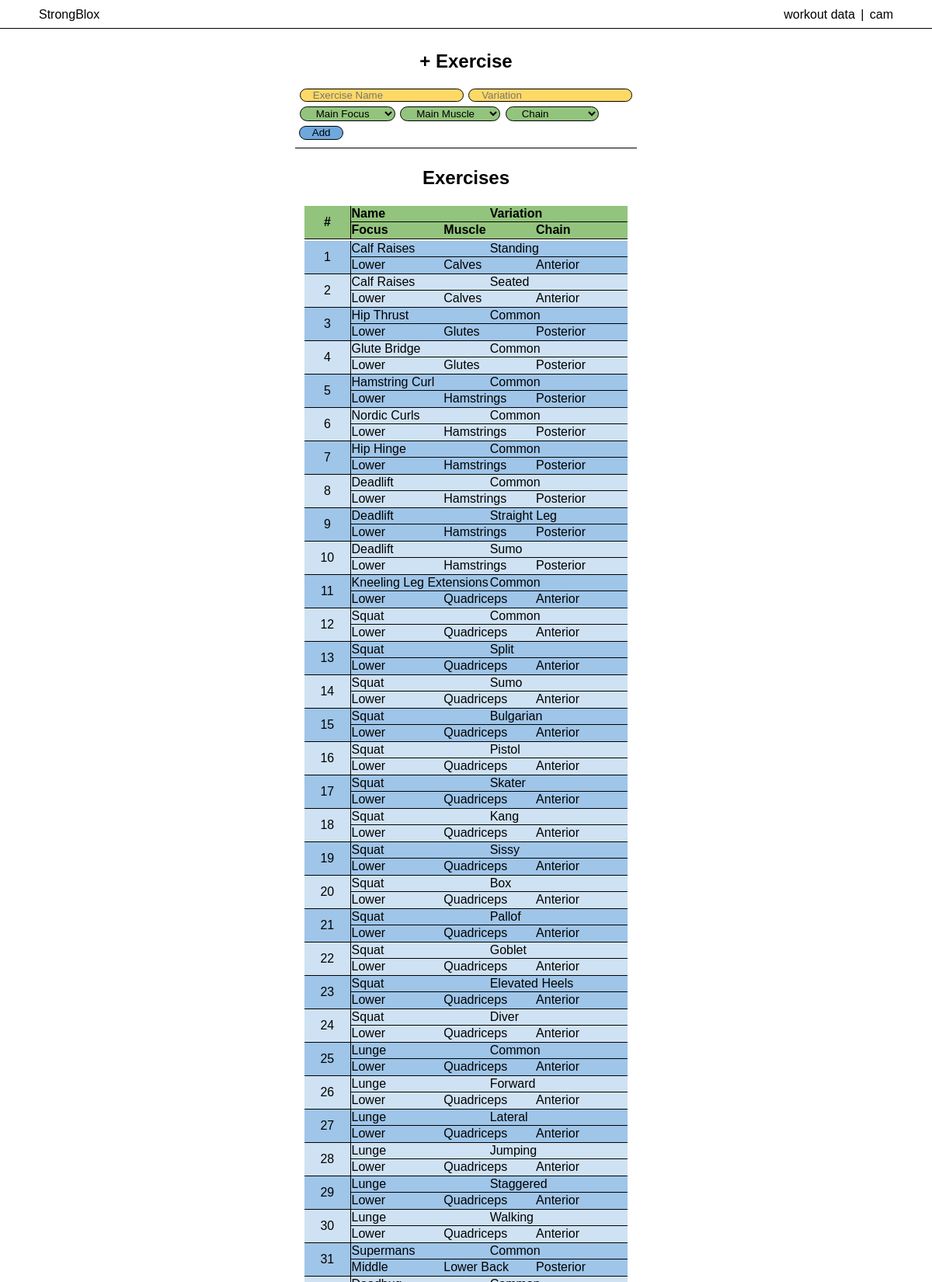
The page /exercises (signed in, upper part) on the database its author committed.
### tables this page shows
CREATE TABLE exercises (
        exercise_id INTEGER PRIMARY KEY,
        exercise TEXT NOT NULL,
        variation TEXT,
        focus TEXT,
        chain TEXT,
        muscle TEXT,
        user_id INTEGER
    );

### app.py (the view)
@app.route("/exercises", methods=["GET", "POST"])
@login_required
def exercises():
    if request.method == "POST":
        exercise = request.form.get("exercise")
        variation = request.form.get("variation")
        focus = request.form.get("focus")
        muscle = request.form.get("muscle")
        chain = request.form.get("chain")
        db = sqlite3.connect("workouts.db")
        cur = db.cursor()
        cur.execute("INSERT INTO exercises (exercise, variation, focus, muscle, chain, user_id) VALUES(?,?,?,?,?,?)",
                    (exercise, variation, focus, muscle, chain, session["user_id"]))
        db.commit()
        db.close()
        return redirect("/exercises")
    else:
        db = sqlite3.connect("workouts.db")
        db.row_factory = sqlite3.Row
        cur = db.cursor()
        cur.execute("SELECT muscle FROM muscles WHERE user_id IS NULL OR user_id = ?", (session["user_id"],))
        muscles = cur.fetchall()
        cur.execute("SELECT * FROM exercises WHERE user_id IS NULL OR user_id = ?", (session["user_id"],))
        exercises = cur.fetchall()
        return render_template("exercises.html", exercises=exercises, muscles=muscles, chains=CHAINS, focuses=FOCUSES, antirotations=ANTIROTATIONS)

### app.py (called while the page is built)
def login_required(f):
    @wraps(f)
    def decorated_function(*args, **kwargs):
        if session.get("user_id") is None:
            return redirect("/login")
        return f(*args, **kwargs)
    return decorated_function

@app.after_request
def after_request(response):
    response.headers["Cache-Control"] = "no-cache, no-store, must-revalidate"
    response.headers["Expires"] = 0
    response.headers["Pragma"] = "no-cache"
    return response

### templates/exercises.html (shortened to what this page needs)
{% extends "layout.html" %}
{% block body %}
    <div class="container">
        <div class="section interactive">
            <h2>+ Exercise</h2>
            <form method="post">
                <input autocomplete="off" autofocus name="exercise" placeholder="Exercise Name" type="text">
                <input autocomplete="off" autofocus name="variation" placeholder="Variation" type="text">
                <br>
                <select name="focus">
                    <option disabled selected>Main Focus</option>
                </select>
                <select name="muscle">
                    <option disabled selected>Main Muscle</option>
                </select>
                <select name="chain">
                    <option disabled selected>Chain</option>
                </select>
                <br>
                <input class="lists" type="submit" value="Add">
            </form>
        </div>
        <div class="section data">
            <h2>Exercises</h2>
            <table id="table-exercises">
                <thead>
                    <tr>
                        <th class="table-ex-id">#</th>
                        <th class="table-ex-name">Name</th>
                        <th class="table-ex-variation">Variation</th>
                        <th class="table-ex-focus">Focus</th>
                        <th class="table-ex-muscle">Muscle</th>
                        <th class="table-ex-chain">Chain</th>
                    </tr>
                </thead>
                <tbody>
                    {% for exercise in exercises %}
                        <tr>
                            <td class="table-ex-id">{{ exercise.exercise_id }}</td>
                            <td class="table-ex-name">{{ exercise.exercise }}</td>
                            <td class="table-ex-variation">{{ exercise.variation }}</td>
                            <td class="table-ex-focus">{{ exercise.focus }}</td>
                            <td class="table-ex-muscle">{{ exercise.muscle }}</td>
                            <td class="table-ex-chain">{{ exercise.chain }}</td>
                        </tr>
                    {% endfor %}
                </tbody>
            </table>
        </div>
    </div>
{% endblock %}

### static/styles.css (style rules this page uses)
* { font-family: 'Trebuchet MS', sans-serif; }
h2 { text-align: center; }
.container { margin-bottom: 50px; padding-bottom: 10px; position: fixed; width: 100%; overflow: auto; top: 40px; bottom: 0px; z-index: -1; left: 50%; transform: translateX(-50%); }
.section { padding: 5px; margin-left: auto; margin-right: auto; width: fit-content; }
.interactive { background-color: white; border-bottom: 1px solid black; }
.data { background-color: white; }
select { background-color: #93c47d; color: black; border: 1px solid black; border-radius: 12px; padding: .01em 16px; margin: 1px; margin-bottom: 5px; }
input { background-color: #ffd966; color: black; border: 1px solid black; border-radius: 12px; padding: .01em 16px; margin: 1px; margin-bottom: 5px; }
#table-exercises th { text-align: left; background-color: #93c47d; }
#table-exercises tbody > tr:nth-child(even) { background-color: #cfe2f3; }
#table-exercises tbody > tr:nth-child(odd) { background-color: #9fc5e8; }
#table-exercises tr { display: grid; grid-template-areas: "id na na na va va va" "id fo fo mu mu ch ch"; grid-template-columns: repeat(7, 1fr); grid-template-rows: repeat(2, 1fr); border-bottom: 1px solid black; }
.table-ex-id { grid-area: id; display: grid; place-items: center center; border-right: 1px solid black; }
.table-ex-name { grid-area: na; border-bottom: 1px solid black; }
.table-ex-variation { grid-area: va; border-bottom: 1px solid black; }
.table-ex-focus { grid-area: fo; }
.table-ex-muscle { grid-area: mu; }
.table-ex-chain { grid-area: ch; }
.lists { margin-left: auto; margin-right: auto; width: fit-content; background-color: #6fa8dc; }

### rows shown on the page
exercises: exercise_id "1", exercise "Calf Raises", variation "Standing", focus "Lower", muscle "Calves", chain "Anterior"
exercises: exercise_id "2", exercise "Calf Raises", variation "Seated", focus "Lower", muscle "Calves", chain "Anterior"
exercises: exercise_id "3", exercise "Hip Thrust", variation "Common", focus "Lower", muscle "Glutes", chain "Posterior"
exercises: exercise_id "4", exercise "Glute Bridge", variation "Common", focus "Lower", muscle "Glutes", chain "Posterior"
exercises: exercise_id "5", exercise "Hamstring Curl", variation "Common", focus "Lower", muscle "Hamstrings", chain "Posterior"
exercises: exercise_id "6", exercise "Nordic Curls", variation "Common", focus "Lower", muscle "Hamstrings", chain "Posterior"
exercises: exercise_id "7", exercise "Hip Hinge", variation "Common", focus "Lower", muscle "Hamstrings", chain "Posterior"
exercises: exercise_id "8", exercise "Deadlift", variation "Common", focus "Lower", muscle "Hamstrings", chain "Posterior"
exercises: exercise_id "9", exercise "Deadlift", variation "Straight Leg", focus "Lower", muscle "Hamstrings", chain "Posterior"
exercises: exercise_id "10", exercise "Deadlift", variation "Sumo", focus "Lower", muscle "Hamstrings", chain "Posterior"
exercises: exercise_id "11", exercise "Kneeling Leg Extensions", variation "Common", focus "Lower", muscle "Quadriceps", chain "Anterior"
exercises: exercise_id "12", exercise "Squat", variation "Common", focus "Lower", muscle "Quadriceps", chain "Anterior"
exercises: exercise_id "13", exercise "Squat", variation "Split", focus "Lower", muscle "Quadriceps", chain "Anterior"
exercises: exercise_id "14", exercise "Squat", variation "Sumo", focus "Lower", muscle "Quadriceps", chain "Anterior"
exercises: exercise_id "15", exercise "Squat", variation "Bulgarian", focus "Lower", muscle "Quadriceps", chain "Anterior"
exercises: exercise_id "16", exercise "Squat", variation "Pistol", focus "Lower", muscle "Quadriceps", chain "Anterior"
exercises: exercise_id "17", exercise "Squat", variation "Skater", focus "Lower", muscle "Quadriceps", chain "Anterior"
exercises: exercise_id "18", exercise "Squat", variation "Kang", focus "Lower", muscle "Quadriceps", chain "Anterior"
exercises: exercise_id "19", exercise "Squat", variation "Sissy", focus "Lower", muscle "Quadriceps", chain "Anterior"
exercises: exercise_id "20", exercise "Squat", variation "Box", focus "Lower", muscle "Quadriceps", chain "Anterior"
exercises: exercise_id "21", exercise "Squat", variation "Pallof", focus "Lower", muscle "Quadriceps", chain "Anterior"
exercises: exercise_id "22", exercise "Squat", variation "Goblet", focus "Lower", muscle "Quadriceps", chain "Anterior"
exercises: exercise_id "23", exercise "Squat", variation "Elevated Heels", focus "Lower", muscle "Quadriceps", chain "Anterior"
exercises: exercise_id "24", exercise "Squat", variation "Diver", focus "Lower", muscle "Quadriceps", chain "Anterior"
exercises: exercise_id "25", exercise "Lunge", variation "Common", focus "Lower", muscle "Quadriceps", chain "Anterior"
exercises: exercise_id "26", exercise "Lunge", variation "Forward", focus "Lower", muscle "Quadriceps", chain "Anterior"
exercises: exercise_id "27", exercise "Lunge", variation "Lateral", focus "Lower", muscle "Quadriceps", chain "Anterior"
exercises: exercise_id "28", exercise "Lunge", variation "Jumping", focus "Lower", muscle "Quadriceps", chain "Anterior"
exercises: exercise_id "29", exercise "Lunge", variation "Staggered", focus "Lower", muscle "Quadriceps", chain "Anterior"
exercises: exercise_id "30", exercise "Lunge", variation "Walking", focus "Lower", muscle "Quadriceps", chain "Anterior"
exercises: exercise_id "31", exercise "Supermans", variation "Common", focus "Middle", muscle "Lower Back", chain "Posterior"

### other values the page prints
{{ session["username"] }} "cam"
